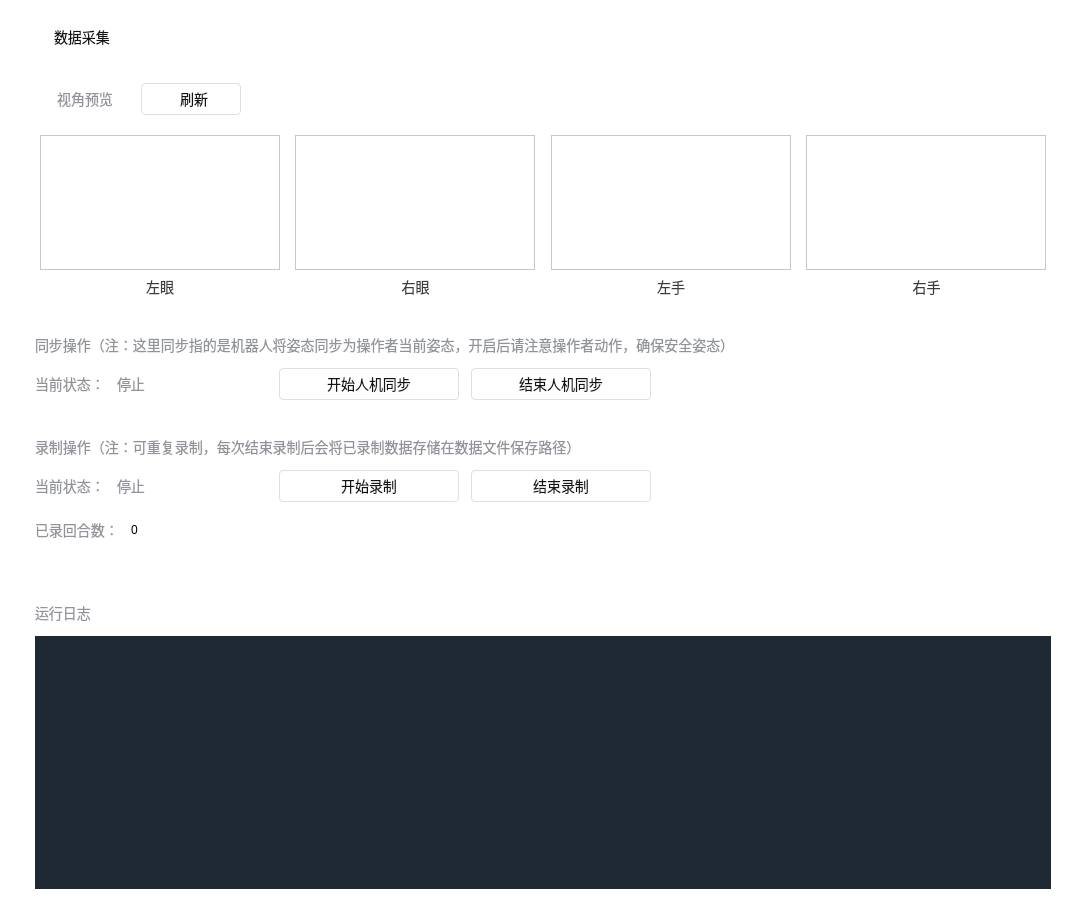
        <widget class="QWidget" name="widget_2" native="true">
         <property name="sizePolicy">
          <sizepolicy hsizetype="Expanding" vsizetype="Expanding">
           <horstretch>0</horstretch>
           <verstretch>0</verstretch>
          </sizepolicy>
         </property>
         <property name="minimumSize">
          <size>
           <width>1086</width>
           <height>900</height>
          </size>
         </property>
         <property name="styleSheet">
          <string notr="true">background-color: rgb(255, 255, 255);</string>
         </property>
         <layout class="QVBoxLayout" name="verticalLayout_11">
          <property name="leftMargin">
           <number>35</number>
          </property>
          <property name="rightMargin">
           <number>35</number>
          </property>
          <item>
           <widget class="QLabel" name="label_9">
            <property name="sizePolicy">
             <sizepolicy hsizetype="Preferred" vsizetype="Fixed">
              <horstretch>0</horstretch>
              <verstretch>0</verstretch>
             </sizepolicy>
            </property>
            <property name="minimumSize">
             <size>
              <width>0</width>
              <height>52</height>
             </size>
            </property>
            <property name="maximumSize">
             <size>
              <width>16777215</width>
              <height>52</height>
             </size>
            </property>
            <property name="styleSheet">
             <string notr="true">opacity: 1;
font-size: 14px;
font-weight: normal;
line-height: 24px;
color: #131414;
background-image: url(:/res/image/info.png);
background-repeat: no-repeat;
background-position: left center;
text-align: left;
padding-left: 16px;</string>
            </property>
            <property name="text">
             <string>数据采集</string>
            </property>
           </widget>
          </item>
          <item>
           <layout class="QHBoxLayout" name="horizontalLayout_6">
            <item>
             <widget class="QLabel" name="label_10">
              <property name="sizePolicy">
               <sizepolicy hsizetype="Preferred" vsizetype="Fixed">
                <horstretch>0</horstretch>
                <verstretch>0</verstretch>
               </sizepolicy>
              </property>
              <property name="minimumSize">
               <size>
                <width>100</width>
                <height>60</height>
               </size>
              </property>
              <property name="maximumSize">
               <size>
                <width>16777215</width>
                <height>60</height>
               </size>
              </property>
              <property name="styleSheet">
               <string notr="true">font-weight: 400; 
font-size: 14px;
color: #909399 </string>
              </property>
              <property name="text">
               <string>视角预览</string>
              </property>
              <property name="alignment">
               <set>Qt::AlignCenter</set>
              </property>
             </widget>
            </item>
            <item>
             <widget class="QPushButton" name="btnRefresh">
              <property name="minimumSize">
               <size>
                <width>100</width>
                <height>32</height>
               </size>
              </property>
              <property name="maximumSize">
               <size>
                <width>16777215</width>
                <height>32</height>
               </size>
              </property>
              <property name="styleSheet">
               <string notr="true">.QPushButton{
    border-radius: 4px;
    opacity: 1;
    background: #FFFFFF;
    border:1px solid #DCDFE6;
    font-size: 14px;
    font-weight: normal;
    line-height: 24px;
    color: #131414;
    padding-left:16px;
    padding-right:16px;
    background-image:url(:/res/image/refresh.png);
    background-repeat:no-repeat;
    background-position:left center;
    background-origin: content;
    padding-right: 10px;
}

.QPushButton:hover{
	border:1px solid #131414;
}</string>
              </property>
              <property name="text">
               <string>刷新</string>
              </property>
             </widget>
            </item>
            <item>
             <spacer name="horizontalSpacer_2">
              <property name="orientation">
               <enum>Qt::Horizontal</enum>
              </property>
              <property name="sizeHint" stdset="0">
               <size>
                <width>40</width>
                <height>20</height>
               </size>
              </property>
             </spacer>
            </item>
           </layout>
          </item>
          <item>
           <layout class="QHBoxLayout" name="horizontalLayout_4">
            <item>
             <layout class="QVBoxLayout" name="verticalLayout_4">
              <item alignment="Qt::AlignHCenter">
               <widget class="QLabel" name="labelLeftEye">
                <property name="sizePolicy">
                 <sizepolicy hsizetype="Fixed" vsizetype="Fixed">
                  <horstretch>0</horstretch>
                  <verstretch>0</verstretch>
                 </sizepolicy>
                </property>
                <property name="minimumSize">
                 <size>
                  <width>240</width>
                  <height>135</height>
                 </size>
                </property>
                <property name="maximumSize">
                 <size>
                  <width>240</width>
                  <height>135</height>
                 </size>
                </property>
                <property name="styleSheet">
                 <string notr="true">border: 1px solid rgb(200,200,200);
border-image: url(:/res/image/image.png);</string>
                </property>
                <property name="text">
                 <string/>
                </property>
                <property name="alignment">
                 <set>Qt::AlignCenter</set>
                </property>
               </widget>
              </item>
              <item>
               <widget class="QLabel" name="label_11">
                <property name="styleSheet">
                 <string notr="true">font-weight: 400; 
font-size: 14px;
color: #3D3D3D </string>
                </property>
                <property name="text">
                 <string>左眼</string>
                </property>
                <property name="alignment">
                 <set>Qt::AlignCenter</set>
                </property>
               </widget>
              </item>
             </layout>
            </item>
            <item>
             <layout class="QVBoxLayout" name="verticalLayout_8">
              <item alignment="Qt::AlignHCenter">
               <widget class="QLabel" name="labelRightEye">
                <property name="sizePolicy">
                 <sizepolicy hsizetype="Fixed" vsizetype="Fixed">
                  <horstretch>0</horstretch>
                  <verstretch>0</verstretch>
                 </sizepolicy>
                </property>
                <property name="minimumSize">
                 <size>
                  <width>240</width>
                  <height>135</height>
                 </size>
                </property>
                <property name="maximumSize">
                 <size>
                  <width>240</width>
                  <height>135</height>
                 </size>
                </property>
                <property name="styleSheet">
                 <string notr="true">border: 1px solid rgb(200,200,200);
border-image: url(:/res/image/image.png);</string>
                </property>
                <property name="text">
                 <string/>
                </property>
                <property name="alignment">
                 <set>Qt::AlignCenter</set>
                </property>
               </widget>
              </item>
              <item>
               <widget class="QLabel" name="label_12">
                <property name="styleSheet">
                 <string notr="true">font-weight: 400; 
font-size: 14px;
color: #3D3D3D </string>
                </property>
                <property name="text">
                 <string>右眼</string>
                </property>
                <property name="alignment">
                 <set>Qt::AlignCenter</set>
                </property>
               </widget>
              </item>
             </layout>
            </item>
            <item>
             <layout class="QVBoxLayout" name="verticalLayout_9">
              <item alignment="Qt::AlignHCenter">
               <widget class="QLabel" name="labelLeftHand">
                <property name="sizePolicy">
                 <sizepolicy hsizetype="Fixed" vsizetype="Fixed">
                  <horstretch>0</horstretch>
                  <verstretch>0</verstretch>
                 </sizepolicy>
                </property>
                <property name="minimumSize">
                 <size>
                  <width>240</width>
                  <height>135</height>
                 </size>
                </property>
                <property name="maximumSize">
                 <size>
                  <width>240</width>
                  <height>135</height>
                 </size>
                </property>
                <property name="styleSheet">
                 <string notr="true">border: 1px solid rgb(200,200,200);
border-image: url(:/res/image/image.png);</string>
                </property>
                <property name="text">
                 <string/>
                </property>
                <property name="alignment">
                 <set>Qt::AlignCenter</set>
                </property>
               </widget>
              </item>
              <item>
               <widget class="QLabel" name="label_13">
                <property name="styleSheet">
                 <string notr="true">font-weight: 400; 
font-size: 14px;
color: #3D3D3D </string>
                </property>
                <property name="text">
                 <string>左手</string>
                </property>
                <property name="alignment">
                 <set>Qt::AlignCenter</set>
                </property>
               </widget>
              </item>
             </layout>
            </item>
            <item>
             <layout class="QVBoxLayout" name="verticalLayout_10">
              <item alignment="Qt::AlignHCenter">
               <widget class="QLabel" name="labelRightHand">
                <property name="sizePolicy">
                 <sizepolicy hsizetype="Fixed" vsizetype="Fixed">
                  <horstretch>0</horstretch>
                  <verstretch>0</verstretch>
                 </sizepolicy>
                </property>
                <property name="minimumSize">
                 <size>
                  <width>240</width>
                  <height>135</height>
                 </size>
                </property>
                <property name="maximumSize">
                 <size>
                  <width>240</width>
                  <height>135</height>
                 </size>
                </property>
                <property name="styleSheet">
                 <string notr="true">border: 1px solid rgb(200,200,200);
border-image: url(:/res/image/image.png);</string>
                </property>
                <property name="text">
                 <string/>
                </property>
                <property name="alignment">
                 <set>Qt::AlignCenter</set>
                </property>
               </widget>
              </item>
              <item>
               <widget class="QLabel" name="label_14">
                <property name="styleSheet">
                 <string notr="true">font-weight: 400; 
font-size: 14px;
color: #3D3D3D </string>
                </property>
                <property name="text">
                 <string>右手</string>
                </property>
                <property name="alignment">
                 <set>Qt::AlignCenter</set>
                </property>
               </widget>
              </item>
             </layout>
            </item>
           </layout>
          </item>
          <item>
           <layout class="QVBoxLayout" name="verticalLayout_2">
            <property name="spacing">
             <number>12</number>
            </property>
            <property name="topMargin">
             <number>30</number>
            </property>
            <item>
             <widget class="QLabel" name="label_15">
              <property name="sizePolicy">
               <sizepolicy hsizetype="Preferred" vsizetype="Preferred">
                <horstretch>0</horstretch>
                <verstretch>0</verstretch>
               </sizepolicy>
              </property>
              <property name="styleSheet">
               <string notr="true">font-weight: 400; 
font-size: 14px;
color: #909399 </string>
              </property>
              <property name="text">
               <string>同步操作（注：这里同步指的是机器人将姿态同步为操作者当前姿态，开启后请注意操作者动作，确保安全姿态）</string>
              </property>
             </widget>
            </item>
            <item>
             <layout class="QHBoxLayout" name="horizontalLayout_7">
              <item>
               <widget class="QLabel" name="label_16">
                <property name="styleSheet">
                 <string notr="true">font-weight: 400; 
font-size: 14px;
color: #909399 </string>
                </property>
                <property name="text">
                 <string>当前状态：</string>
                </property>
               </widget>
              </item>
              <item>
               <widget class="QLabel" name="labelOperateState">
                <property name="sizePolicy">
                 <sizepolicy hsizetype="Minimum" vsizetype="Preferred">
                  <horstretch>0</horstretch>
                  <verstretch>0</verstretch>
                 </sizepolicy>
                </property>
                <property name="minimumSize">
                 <size>
                  <width>150</width>
                  <height>0</height>
                 </size>
                </property>
                <property name="styleSheet">
                 <string notr="true">font-weight: 400; 
font-size: 14px;
color: #909399 </string>
                </property>
                <property name="text">
                 <string>停止</string>
                </property>
               </widget>
              </item>
              <item>
               <widget class="QPushButton" name="btnStartRobotSync">
                <property name="minimumSize">
                 <size>
                  <width>180</width>
                  <height>32</height>
                 </size>
                </property>
                <property name="maximumSize">
                 <size>
                  <width>16777215</width>
                  <height>32</height>
                 </size>
                </property>
                <property name="styleSheet">
                 <string notr="true">.QPushButton{
    border-radius: 4px;
    opacity: 1;
    background: #FFFFFF;
    border:1px solid #DCDFE6;
    font-size: 14px;
    font-weight: normal;
    line-height: 24px;
    color: #131414;
    padding-left:16px;
    padding-right:16px;
}

.QPushButton:!enabled{
	color: #909399;
}

.QPushButton:hover{
	border:1px solid #131414;
}</string>
                </property>
                <property name="text">
                 <string>开始人机同步</string>
                </property>
               </widget>
              </item>
              <item>
               <widget class="QPushButton" name="btnStopRobotSync">
                <property name="minimumSize">
                 <size>
                  <width>180</width>
                  <height>32</height>
                 </size>
                </property>
                <property name="maximumSize">
                 <size>
                  <width>16777215</width>
                  <height>32</height>
                 </size>
                </property>
                <property name="styleSheet">
                 <string notr="true">.QPushButton{
    border-radius: 4px;
    opacity: 1;
    background: #FFFFFF;
    border:1px solid #DCDFE6;
    font-size: 14px;
    font-weight: normal;
    line-height: 24px;
    color: #131414;
    padding-left:16px;
    padding-right:16px;
}

.QPushButton:!enabled{
	color: #909399;
}

.QPushButton:hover{
	border:1px solid #131414;
}</string>
                </property>
                <property name="text">
                 <string>结束人机同步</string>
                </property>
               </widget>
              </item>
              <item>
               <spacer name="horizontalSpacer_3">
                <property name="orientation">
                 <enum>Qt::Horizontal</enum>
                </property>
                <property name="sizeHint" stdset="0">
                 <size>
                  <width>40</width>
                  <height>20</height>
                 </size>
                </property>
               </spacer>
              </item>
             </layout>
            </item>
           </layout>
          </item>
          <item>
           <layout class="QVBoxLayout" name="verticalLayout_3">
            <property name="spacing">
             <number>12</number>
            </property>
            <property name="topMargin">
             <number>30</number>
            </property>
            <item>
             <widget class="QLabel" name="label_18">
              <property name="styleSheet">
               <string notr="true">font-weight: 400; 
font-size: 14px;
color: #909399 </string>
              </property>
              <property name="text">
               <string>录制操作（注：可重复录制，每次结束录制后会将已录制数据存储在数据文件保存路径）</string>
              </property>
             </widget>
            </item>
            <item>
             <layout class="QHBoxLayout" name="horizontalLayout_8">
              <item>
               <widget class="QLabel" name="label_20">
                <property name="styleSheet">
                 <string notr="true">font-weight: 400; 
font-size: 14px;
color: #909399 </string>
                </property>
                <property name="text">
                 <string>当前状态：</string>
                </property>
               </widget>
              </item>
              <item>
               <widget class="QLabel" name="labelRecordState">
                <property name="sizePolicy">
                 <sizepolicy hsizetype="Minimum" vsizetype="Preferred">
                  <horstretch>0</horstretch>
                  <verstretch>0</verstretch>
                 </sizepolicy>
                </property>
                <property name="minimumSize">
                 <size>
                  <width>150</width>
                  <height>0</height>
                 </size>
                </property>
                <property name="styleSheet">
                 <string notr="true">font-weight: 400; 
font-size: 14px;
color: #909399 </string>
                </property>
                <property name="text">
                 <string>停止</string>
                </property>
               </widget>
              </item>
              <item>
               <widget class="QPushButton" name="btnStartRecord">
                <property name="minimumSize">
                 <size>
                  <width>180</width>
                  <height>32</height>
                 </size>
                </property>
                <property name="maximumSize">
                 <size>
                  <width>16777215</width>
                  <height>32</height>
                 </size>
                </property>
                <property name="styleSheet">
                 <string notr="true">.QPushButton{
    border-radius: 4px;
    opacity: 1;
    background: #FFFFFF;
    border:1px solid #DCDFE6;
    font-size: 14px;
    font-weight: normal;
    line-height: 24px;
    color: #131414;
    padding-left:16px;
    padding-right:16px;
}

.QPushButton:!enabled{
	color: #909399;
}

.QPushButton:hover{
	border:1px solid #131414;
}</string>
                </property>
                <property name="text">
                 <string>开始录制</string>
                </property>
               </widget>
              </item>
              <item>
               <widget class="QPushButton" name="btnStopRecord">
                <property name="minimumSize">
                 <size>
                  <width>180</width>
                  <height>32</height>
                 </size>
                </property>
                <property name="maximumSize">
                 <size>
                  <width>16777215</width>
                  <height>32</height>
                 </size>
                </property>
                <property name="styleSheet">
                 <string notr="true">.QPushButton{
    border-radius: 4px;
    opacity: 1;
    background: #FFFFFF;
    border:1px solid #DCDFE6;
    font-size: 14px;
    font-weight: normal;
    line-height: 24px;
    color: #131414;
    padding-left:16px;
    padding-right:16px;
}

.QPushButton:!enabled{
	color: #909399;
}

.QPushButton:hover{
	border:1px solid #131414;
}</string>
                </property>
                <property name="text">
                 <string>结束录制</string>
                </property>
               </widget>
              </item>
              <item>
               <spacer name="horizontalSpacer_4">
                <property name="orientation">
                 <enum>Qt::Horizontal</enum>
                </property>
                <property name="sizeHint" stdset="0">
                 <size>
                  <width>40</width>
                  <height>20</height>
                 </size>
                </property>
               </spacer>
              </item>
             </layout>
            </item>
            <item>
             <layout class="QHBoxLayout" name="horizontalLayout_9">
              <item>
               <widget class="QLabel" name="label_23">
                <property name="sizePolicy">
                 <sizepolicy hsizetype="Preferred" vsizetype="Fixed">
                  <horstretch>0</horstretch>
                  <verstretch>0</verstretch>
                 </sizepolicy>
                </property>
                <property name="minimumSize">
                 <size>
                  <width>0</width>
                  <height>32</height>
                 </size>
                </property>
                <property name="maximumSize">
                 <size>
                  <width>16777215</width>
                  <height>32</height>
                 </size>
                </property>
                <property name="styleSheet">
                 <string notr="true">font-weight: 400; 
font-size: 14px;
color: #909399 </string>
                </property>
                <property name="text">
                 <string>已录回合数：</string>
                </property>
               </widget>
              </item>
              <item>
               <widget class="QLabel" name="labelRecordCount">
                <property name="minimumSize">
                 <size>
                  <width>200</width>
                  <height>0</height>
                 </size>
                </property>
                <property name="text">
                 <string>0</string>
                </property>
               </widget>
              </item>
              <item>
               <spacer name="horizontalSpacer_5">
                <property name="orientation">
                 <enum>Qt::Horizontal</enum>
                </property>
                <property name="sizeHint" stdset="0">
                 <size>
                  <width>40</width>
                  <height>20</height>
                 </size>
                </property>
               </spacer>
              </item>
             </layout>
            </item>
           </layout>
          </item>
          <item>
           <layout class="QVBoxLayout" name="verticalLayout">
            <property name="spacing">
             <number>12</number>
            </property>
            <property name="topMargin">
             <number>50</number>
            </property>
            <item>
             <widget class="QLabel" name="label_21">
              <property name="styleSheet">
               <string notr="true">font-weight: 400; 
font-size: 14px;
color: #909399 </string>
              </property>
              <property name="text">
               <string>运行日志</string>
              </property>
             </widget>
            </item>
            <item>
             <widget class="QPlainTextEdit" name="plainTextEditLog">
              <property name="styleSheet">
               <string notr="true">.QPlainTextEdit{
background-color: rgb(31, 41, 52);
color:#FFFFFF;
border:none;
}
.QScrollArea{
	border:none;
}
.QScrollBar:vertical{
    background: #FFF;
	border-radius:6px;
    width: 12px;
	border-style:solid;
}

.QScrollBar::handle:vertical {
	background-color: #DFE3E5;
    min-height: 30px;
	border-radius:6px;
	width: 12px;
	border-style:solid;
}

.QScrollBar::sub-line:vertical,
.QScrollBar::add-line:vertical
{
    background: none;
	border:none;
    height:0px;
	width:0px;
}

.QScrollBar::up-arrow:vertical,
.QScrollBar::down-arrow:vertical{
    background: none;
    border: none;
    width: 0;
    height: 0;
}</string>
              </property>
             </widget>
            </item>
           </layout>
          </item>
         </layout>
        </widget>
